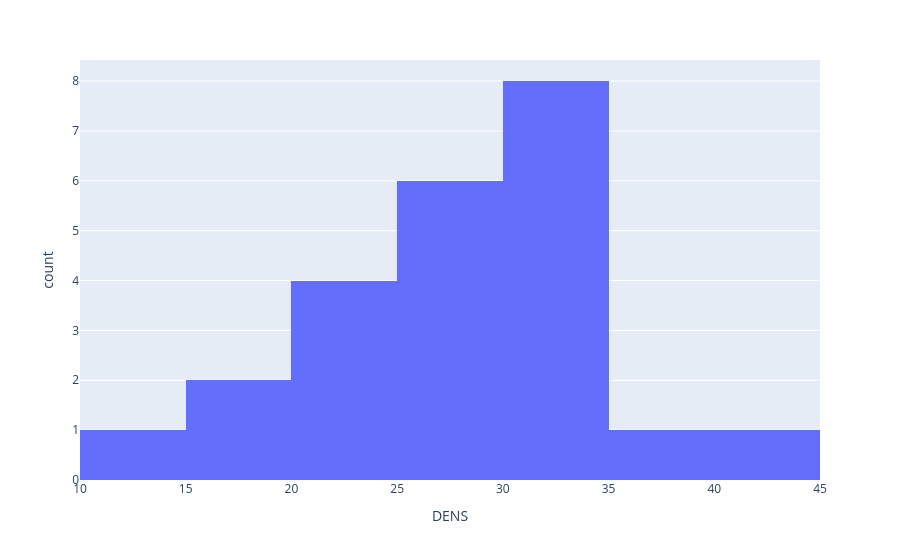

Source (notebook cell):
### Code cell
px.histogram(law_rej, x='DENS')

### Figure 1 — Plotly figure (JSON) as saved in the notebook; plotly's stock layout.template omitted (floating-point values rounded to 4 significant figures)
{"data": [{"bingroup": "x", "hovertemplate": "DENS=%{x}<br>count=%{y}<extra></extra>", "legendgroup": "", "marker": {"color": "#636efa", "pattern": {"shape": ""}}, "name": "", "orientation": "v", "showlegend": false, "type": "histogram", "x": [30.2, 30.6, 26.1, 28.6, 38.0, 32.8, 32.4, 32.4, 32.1, 33.0, 42.3, 26.1, 31.4, 22.5, 21.6, 25.7, 17.4, 24.0, 19.6, 27.3, 20.1, 13.4, 28.6], "xaxis": "x", "yaxis": "y"}], "layout": {"barmode": "relative", "legend": {"tracegroupgap": 0}, "margin": {"t": 60}, "xaxis": {"anchor": "y", "domain": [0, 1], "title": {"text": "DENS"}}, "yaxis": {"anchor": "x", "domain": [0, 1], "title": {"text": "count"}}}}
